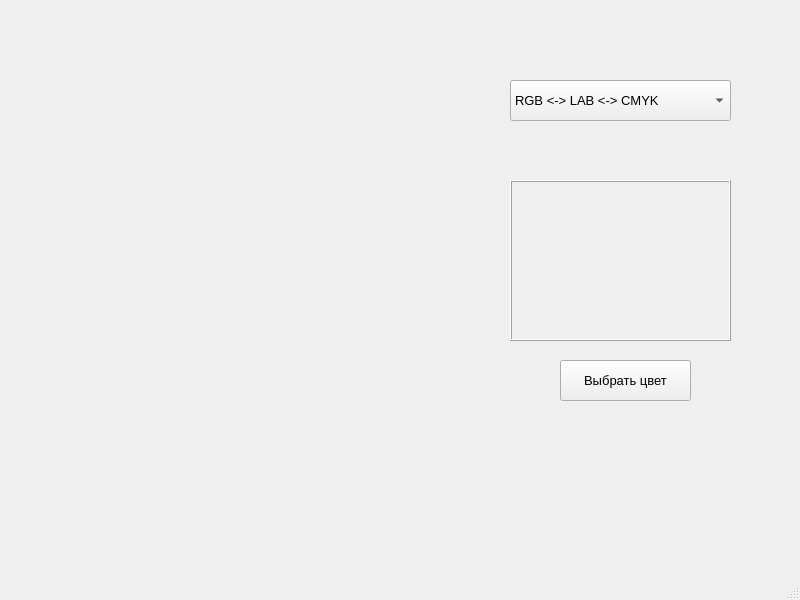
<?xml version="1.0" encoding="UTF-8"?>
<ui version="4.0">
 <class>Widget</class>
 <widget class="QMainWindow" name="Widget">
  <property name="geometry">
   <rect>
    <x>0</x>
    <y>0</y>
    <width>800</width>
    <height>600</height>
   </rect>
  </property>
  <property name="windowTitle">
   <string>Widget</string>
  </property>
  <widget class="QWidget" name="centralwidget">
   <widget class="QComboBox" name="selectModel">
    <property name="geometry">
     <rect>
      <x>510</x>
      <y>80</y>
      <width>221</width>
      <height>41</height>
     </rect>
    </property>
    <property name="font">
     <font>
      <pointsize>10</pointsize>
     </font>
    </property>
    <item>
     <property name="text">
      <string>RGB &lt;-&gt; LAB &lt;-&gt; CMYK</string>
     </property>
    </item>
    <item>
     <property name="text">
      <string>RGB &lt;-&gt; CMYK &lt;-&gt; HLS</string>
     </property>
    </item>
    <item>
     <property name="text">
      <string>RGB &lt;-&gt; XYZ &lt;-&gt; LAB</string>
     </property>
    </item>
    <item>
     <property name="text">
      <string>RGB &lt;-&gt; HSV &lt;-&gt; LAB</string>
     </property>
    </item>
    <item>
     <property name="text">
      <string>CMYK &lt;-&gt; LAB &lt;-&gt; HSV</string>
     </property>
    </item>
    <item>
     <property name="text">
      <string>CMYK &lt;-&gt; RGB &lt;-&gt; HLS</string>
     </property>
    </item>
    <item>
     <property name="text">
      <string>CMYK &lt;-&gt; RGB &lt;-&gt; HSV</string>
     </property>
    </item>
    <item>
     <property name="text">
      <string>RGB &lt;-&gt; XYZ &lt;-&gt; HSV</string>
     </property>
    </item>
    <item>
     <property name="text">
      <string>HSV &lt;-&gt; XYZ &lt;-&gt; LAB</string>
     </property>
    </item>
    <item>
     <property name="text">
      <string>CMYK &lt;-&gt; LAB &lt;-&gt; RGB</string>
     </property>
    </item>
    <item>
     <property name="text">
      <string>XYZ &lt;-&gt; LAB &lt;-&gt; HLS</string>
     </property>
    </item>
    <item>
     <property name="text">
      <string>RGB &lt;-&gt; XYZ &lt;-&gt; HLS</string>
     </property>
    </item>
    <item>
     <property name="text">
      <string>RGB &lt;-&gt; XYZ &lt;-&gt; CMYK</string>
     </property>
    </item>
    <item>
     <property name="text">
      <string>CMYK &lt;-&gt; LAB &lt;-&gt; XYZ</string>
     </property>
    </item>
    <item>
     <property name="text">
      <string>RGB &lt;-&gt; CMYK &lt;-&gt; HSV</string>
     </property>
    </item>
    <item>
     <property name="text">
      <string>CMYK &lt;-&gt; HLS &lt;-&gt; XYZ</string>
     </property>
    </item>
    <item>
     <property name="text">
      <string>RGB &lt;-&gt; HLS &lt;-&gt; LAB</string>
     </property>
    </item>
    <item>
     <property name="text">
      <string>CMYK &lt;-&gt; XYZ &lt;-&gt; RGB</string>
     </property>
    </item>
   </widget>
   <widget class="QPushButton" name="chooseColorButton">
    <property name="geometry">
     <rect>
      <x>560</x>
      <y>360</y>
      <width>131</width>
      <height>41</height>
     </rect>
    </property>
    <property name="font">
     <font>
      <pointsize>10</pointsize>
     </font>
    </property>
    <property name="text">
     <string>Выбрать цвет</string>
    </property>
   </widget>
   <widget class="QFrame" name="colorShowcase">
    <property name="geometry">
     <rect>
      <x>510</x>
      <y>180</y>
      <width>221</width>
      <height>161</height>
     </rect>
    </property>
    <property name="frameShape">
     <enum>QFrame::Box</enum>
    </property>
    <property name="frameShadow">
     <enum>QFrame::Raised</enum>
    </property>
   </widget>
  </widget>
   <widget class="QMenuBar" name="menubar">
    <property name="geometry">
     <rect>
      <x>0</x>
      <y>0</y>
      <width>800</width>
      <height>25</height>
     </rect>
    </property>
   </widget>
  <widget class="QStatusBar" name="statusbar"/>
 </widget>
 <resources/>
 <connections/>
</ui>
